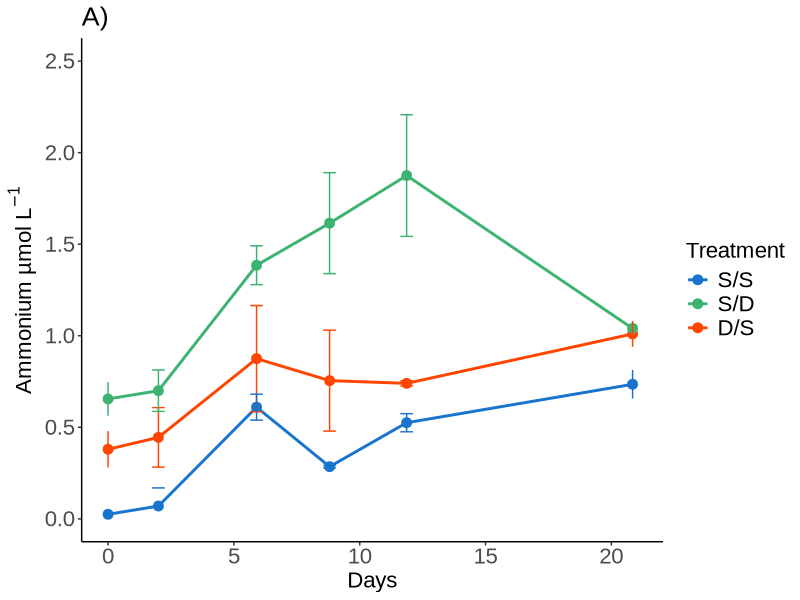
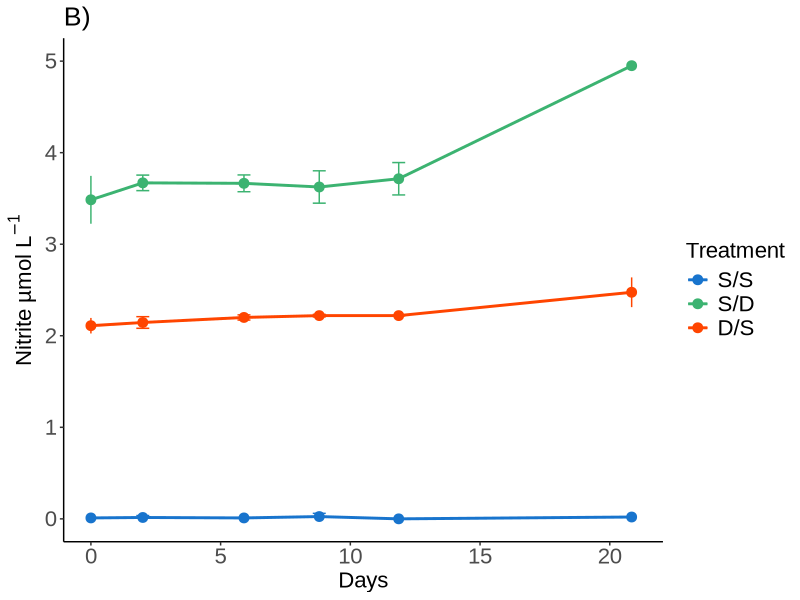
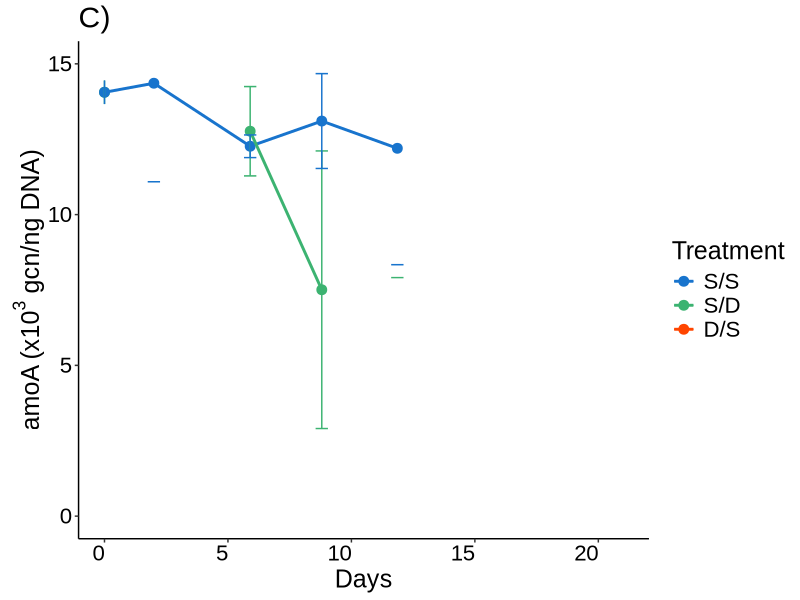
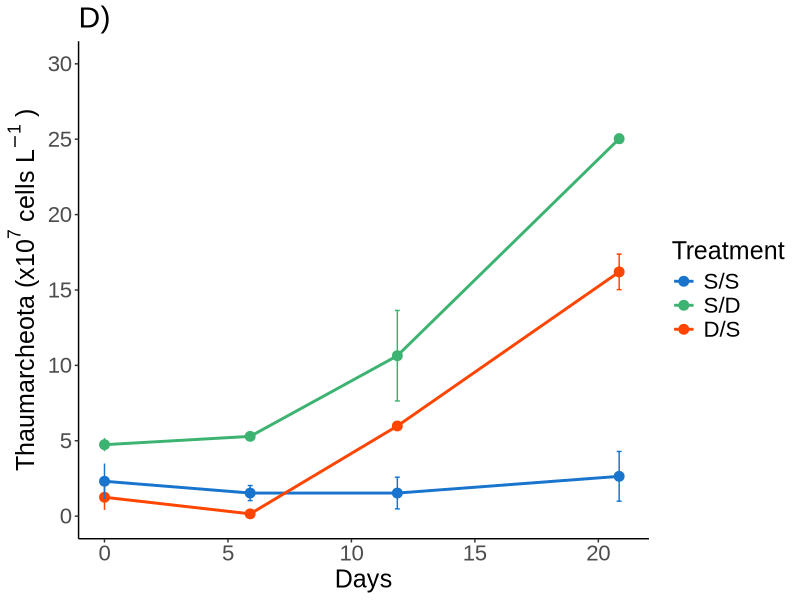
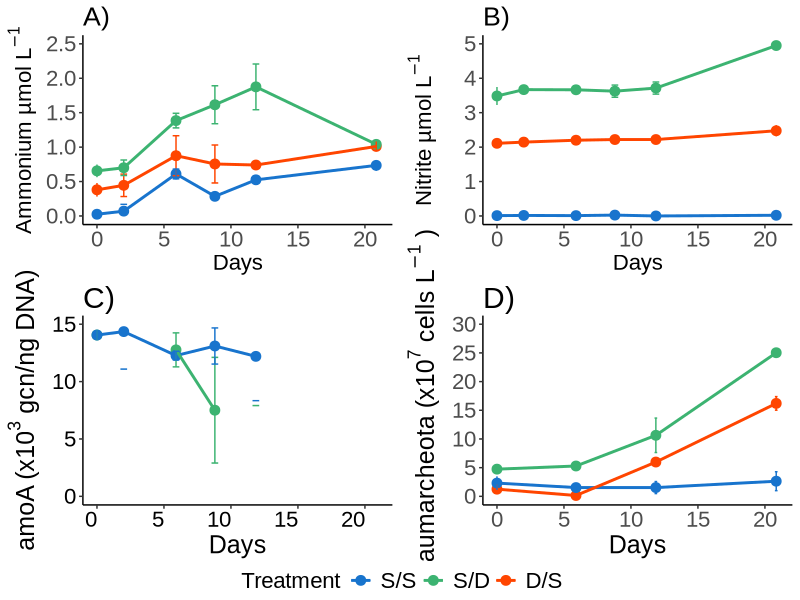
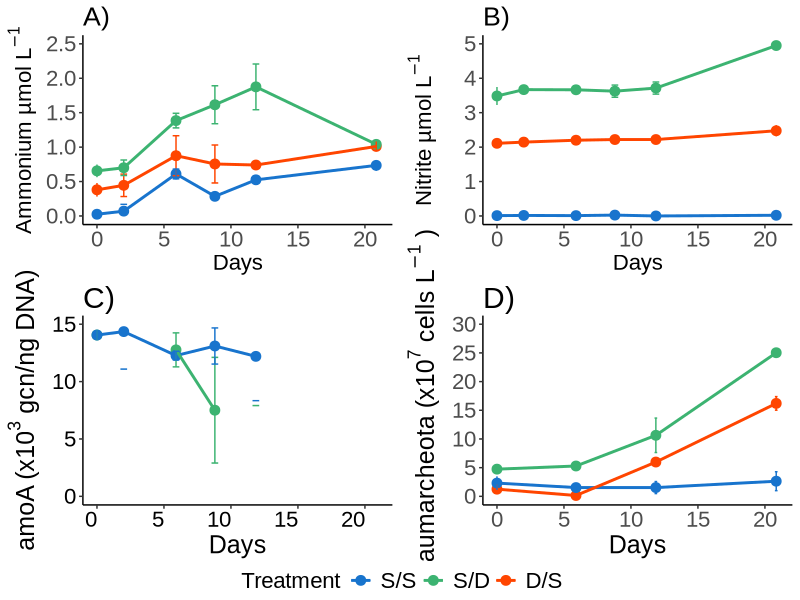

These charts were generated, in order, by the following R code:
library(tidyverse)
library(ggplot2)
library(ggtext)
library(gridExtra)
library("ggpubr")

library(scales)

line <- read.csv(file = "Line2.csv", header = TRUE)

line <- line %>%
  arrange(Treatment) %>%
  mutate(Treatment = factor(Treatment, levels = c("S/S", 
                                                  "S/D",
                                                  "D/S")))
ammonium.graph <- ggplot(line, aes(x=Day, y=Ammonium))  +
  geom_point(aes(colour=Treatment), size=3) +
  geom_line(data=line[!is.na(line$Ammonium),],aes(colour=Treatment), linewidth=1) +
  geom_errorbar(aes(ymin=Ammonium-NH4_SD, ymax=Ammonium+NH4_SD, colour=Treatment), width=0.5) +
  labs(x="Days", y=expression("Ammonium µmol L"^-1), colour = "Treatment") + # use expression() then text in "", ^ to start superscript then the brackets close superscript function as no more text in Y label.
  ggtitle("A)") +
  theme_classic() +
  scale_color_manual(values=c("dodgerblue3", "mediumseagreen", "orangered")) +
  scale_x_continuous(limits = c(0, 21)) +
  scale_y_continuous(limits = c(0, 2.5)) +
  theme(title = element_text(size=16, family="Arial"),
        axis.title = element_text(size=16, family="Arial"),
        axis.text = element_text(size=16, family="Arial"),
        legend.title=element_text(size=16, family="Arial"),  
        legend.text = element_text(size=16, family="Arial"))
ammonium.graph

nitrite.graph <- ggplot(line, aes(x=Day, y=Nitrite))  +
  geom_point(aes(colour=Treatment), size=3) +
  geom_line(data=line[!is.na(line$Nitrite),],aes(colour=Treatment), linewidth=1) +
  geom_errorbar(aes(ymin=Nitrite-NO2_SD, ymax=Nitrite+NO2_SD, colour=Treatment), width=0.5) +
  labs(x="Days", y=expression("Nitrite µmol L"^-1), colour = "Treatment") + # use expression() then text in "", ^ to start superscript then the brackets close superscript function as no more text in Y label.
  ggtitle("B)") +
  theme_classic() +
  scale_color_manual(values=c("dodgerblue3", "mediumseagreen", "orangered")) +
  scale_x_continuous(limits = c(0, 21)) +
  scale_y_continuous(limits = c(0, 5)) +
  theme(title = element_text(size=16, family="Arial"),
        axis.title = element_text(size=16, family="Arial"),
        axis.text = element_text(size=16, family="Arial"),
        legend.title=element_text(size=16, family="Arial"),  
        legend.text = element_text(size=16, family="Arial"))
nitrite.graph

gene <- read.csv(file = "Gene.csv", header = TRUE)

gene <- gene %>%
  arrange(Treatment) %>%
  mutate(Treatment = factor(Treatment, levels = c("S/S", 
                                                  "S/D",
                                                  "D/S")))
amoA.graph <- ggplot(gene, aes(x=Day,y=amoA))  +
  geom_point(aes(colour=Treatment), size=3) +
  geom_line(data=gene[!is.na(gene$amoA),],aes(colour=Treatment), linewidth=1) +
  geom_errorbar(aes(ymin=amoA-amoA_SD, ymax=amoA+amoA_SD, colour=Treatment), width=0.5) +
  labs(x="Days", y=expression("amoA (x10"^3 ~"gcn/ng DNA)"), colour = "Treatment") +
  ggtitle("C)") +
  theme_classic() +
  scale_colour_manual(values=c("dodgerblue3", "mediumseagreen", "orangered")) +
  scale_y_continuous(limits = c(0, 15)) + 
  scale_x_continuous(limits = c(0, 21)) +
  theme(title = element_text(size=18, family="Arial"),
        axis.title.y = element_text(size=18, family="Arial", vjust = 0),
        axis.text.x = element_text(color = "black", family="Arial", size = 16, angle = 0, hjust = 1, vjust = 1),
        axis.text.y = element_text(color = "black", family="Arial", size = 16),
        legend.title=element_text(size=18, family="Arial"),  
        legend.text = element_text(size=16, family="Arial"))
amoA.graph

lineage <- read.csv(file = "Lineage.csv", header = TRUE)

lineage <- lineage %>%
  arrange(Treatment) %>%
  mutate(Treatment = factor(Treatment, levels = c("S/S", 
                                                  "S/D",
                                                  "D/S")))

thaum.graph <- ggplot(lineage, aes(x=Day, y=Thaum))  +
  geom_point(aes(colour=Treatment), size=3) +
  geom_line(data=lineage[!is.na(lineage$Thaum),],aes(colour=Treatment), linewidth=1) +
  geom_errorbar(aes(ymin=Thaum-Thaum_SD, ymax=Thaum+Thaum_SD, colour=Treatment), width=0.2) +
  guides(size=FALSE) +
  labs(x="Days", y=expression("Thaumarcheota (x10" ^7 ~ "cells L"^-1~")"), colour = "Treatment") +
  ggtitle("D)") +
  theme_classic() +
  scale_color_manual(values=c("dodgerblue3", "mediumseagreen", "orangered")) +
  scale_x_continuous(limits = c(0, 21)) +
  scale_y_continuous(limits = c(0, 30),breaks = c(0,5,10,15,20,25,30)) + 
  theme(title = element_text(size=18, family="Arial"),
        axis.title = element_text(size=18, family="Arial"),
        axis.text = element_text(size=16, family="Arial"),
        legend.title=element_text(size=18, family="Arial"),  
        legend.text = element_text(size=16, family="Arial"))
thaum.graph

figure4 <- ggarrange(ammonium.graph, nitrite.graph, amoA.graph, thaum.graph, ncol = 2, nrow = 2,
                     common.legend = TRUE, legend = "bottom",
                     align = "hv")
figure4

ggsave("Figure4.png", plot = figure4, width = 8, height = 8, dpi = 300, units = "in")